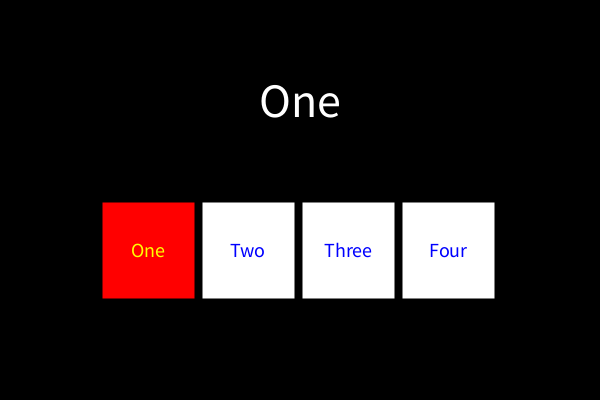
Frame 1 (no input)
Frame 60 (the mouse pressed at the canvas centre just before this capture): identical to frame 1, image omitted
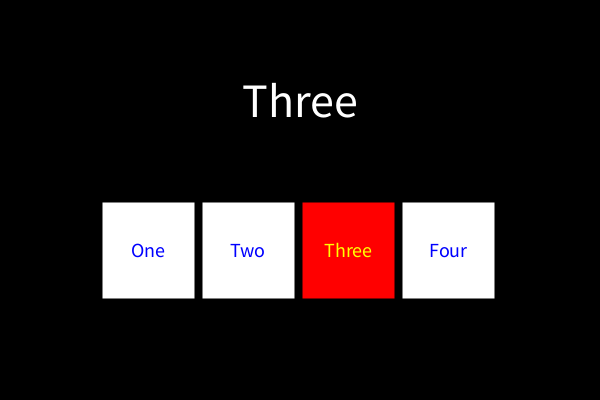
Frame 120 (the mouse held since frame 60 and released just before this capture)

The Processing sketch that drew these frames (run headless with seeded random() and noise(); from frame 60 on, the mouse is pressed at the canvas centre):

// Processing sketch: RangeOfButtons
// ── RangeOfButtons.pde
final int X_BUTTONS_AREA = 100;
final int Y_BUTTONS_AREA = 200;
final int W_BUTTONS_AREA = 400;
final int H_BUTTONS_AREA = 100;

final int X_TEXT = 300;
final int Y_TEXT = 100;

final int TEXT_FONT_SIZE = 48;
final int BUTTON_FONT_SIZE = 12;

final color BLACK = color(0);
final color WHITE = color(255);
final color RED = color(255, 0, 0);
final color GREEN = color(0, 255, 0);
final color BLUE = color(0, 0, 255);
final color YELLOW = color(255, 255, 0);

// color choices
final color BACKGROUND_COLOR = BLACK;
final color NORMAL_BUTTON_COLOR = WHITE;
final color NORMAL_TEXT_COLOR = BLUE;
final color SELECTED_BUTTON_COLOR = RED;
final color SELECTED_TEXT_COLOR = YELLOW;
final color HOVER_COLOR = YELLOW;
final color NORMAL_STROKE_COLOR = BLACK;
final color TEXT_COLOR = WHITE;

//

final String[] LABEL = { "One", "Two", "Three", "Four" };
int selected = 0;
int buttonHover = -1;

void setup() {
  size(600, 400);
}

void draw() {
  background(BACKGROUND_COLOR);
  drawText();
  drawButtons();
}

void mousePressed() {
  if (mouseY < Y_BUTTONS_AREA
    || Y_BUTTONS_AREA + H_BUTTONS_AREA < mouseY) { // BUG corrigé !
    return;
  }

  int i = (int) (map(mouseX, 
    X_BUTTONS_AREA, X_BUTTONS_AREA + W_BUTTONS_AREA, 
    0, LABEL.length));
  if (i < 0 || LABEL.length <= i) {
    return;
  }
  selected = i;
}
void mouseMoved() {
  if (mouseY < Y_BUTTONS_AREA
    || Y_BUTTONS_AREA + H_BUTTONS_AREA < mouseY) { // BUG corrigé !
    buttonHover = -1;
    return;
  }

  int i = (int) (map(mouseX, 
    X_BUTTONS_AREA, X_BUTTONS_AREA + W_BUTTONS_AREA, 
    0, LABEL.length));
  if (i < 0 || LABEL.length <= i) {
    buttonHover = -1;
    return;
  }
  buttonHover = i;
}



void drawText() {
  textAlign(CENTER, CENTER);
  textSize(TEXT_FONT_SIZE);
  fill(TEXT_COLOR);
  text(LABEL[selected], X_TEXT, Y_TEXT);
}

void drawButtons() {
  int nbButtons = LABEL.length;
  float w = W_BUTTONS_AREA / nbButtons;
  textSize(BUTTON_FONT_SIZE);
  textAlign(CENTER, CENTER);
  for (int i = 0; i < nbButtons; i++) {
    float x = map(i, 0, nbButtons, X_BUTTONS_AREA, 
      X_BUTTONS_AREA + W_BUTTONS_AREA);

    strokeWeight(4);
    stroke(i == buttonHover ? HOVER_COLOR : NORMAL_STROKE_COLOR);

    fill(i == selected ? SELECTED_BUTTON_COLOR : NORMAL_BUTTON_COLOR);
    rect(x, Y_BUTTONS_AREA, w-4, H_BUTTONS_AREA);   

    fill(i == selected ? SELECTED_TEXT_COLOR : NORMAL_TEXT_COLOR);
    textSize(20);
    text(LABEL[i], x + (w-4)/2, Y_BUTTONS_AREA + H_BUTTONS_AREA/2);
  }
}

// How to add mouse hovering?
// When the pointer is over a button (but not pressed), 
// the button border is yellow instead of black.
